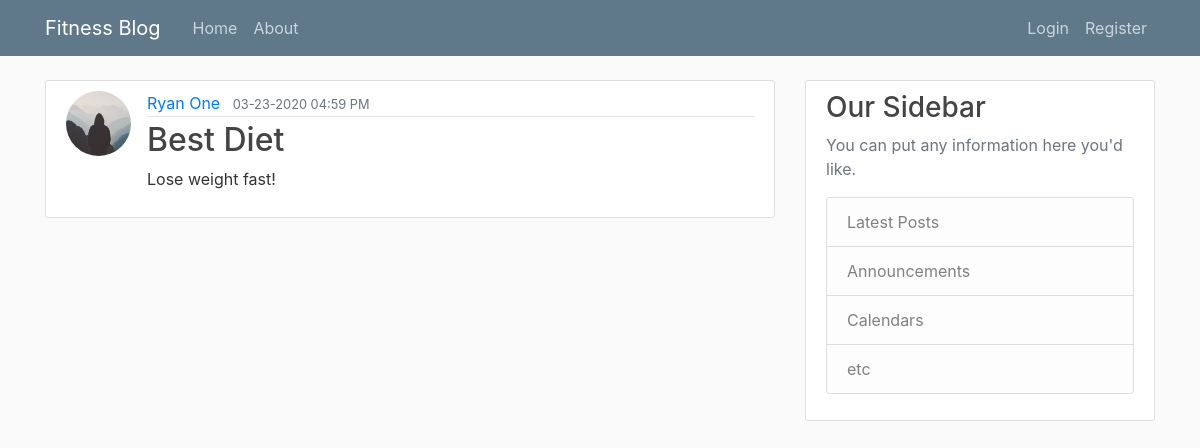
/post/1, run on the app's committed database.
### fitnessblog/models.py (models this page shows, shortened)
class User(db.Model, UserMixin):
    id = db.Column(db.Integer, primary_key=True)
    username = db.Column(db.String(20), unique=True, nullable=False)
    email = db.Column(db.String(120), unique=True, nullable=False)
    image_file = db.Column(db.String(20), nullable=False, default="default.jpg")
    password = db.Column(db.String(60), nullable=False)
    posts = db.relationship("Post", backref="author", lazy=True)

class Post(db.Model):
    id = db.Column(db.Integer, primary_key=True)
    title = db.Column(db.String(100), nullable=False)
    date_posted = db.Column(db.DateTime, nullable=False, default=datetime.utcnow)
    content = db.Column(db.Text, nullable=False)
    category = db.Column(db.Text, nullable=False)
    user_id = db.Column(db.Integer, db.ForeignKey("user.id"), nullable=False)

### fitnessblog/posts/routes.py (the view)
@posts.route("/post/<int:post_id>")
def post(post_id):
    post = Post.query.get_or_404(post_id)
    return render_template("post.html", title=post.title, post=post)

### fitnessblog/templates/post.html (shortened to what this page needs)
{% extends "layout.html" %}
{% block content %}
  <article class="media content-section">
    <img class="rounded-circle article-img" src="{{ url_for('static', filename='profile_pics/' + post.author.image_file) }}">
    <div class="media-body">
      <div class="article-metadata">
        <a class="mr-2" href="{{ url_for('users.user_posts', username=post.author.username) }}">{{ post.author.username }}</a>
        <small class="text-muted">{{ post.date_posted.strftime('%m-%d-%Y %I:%M %p') }}</small>
      </div>
      <h2 class="article-title">{{ post.title }}</h2>
      <p class="article-content">{{ post.content }}</p>
    </div>
  </article>
{% endblock content %}

### fitnessblog/static/main.css (style rules this page uses)
body { background: #fafafa; color: #333333; margin-top: 5rem; }
h1, h2, h3, h4, h5, h6 { color: #444444; }
.content-section { background: #ffffff; padding: 10px 20px; border: 1px solid #dddddd; border-radius: 3px; margin-bottom: 20px; }
.article-title { color: #444444; }
.article-content { white-space: pre-line; }
.article-img { height: 65px; width: 65px; margin-right: 16px; }
.article-metadata { padding-bottom: 1px; margin-bottom: 4px; border-bottom: 1px solid #e3e3e3; }

### data on the page
User: image_file (placeholder picture), author.username "Ryan One"
Post: date_posted "03-23-2020 04:59 PM", title "Best Diet", content "Lose weight fast!"
